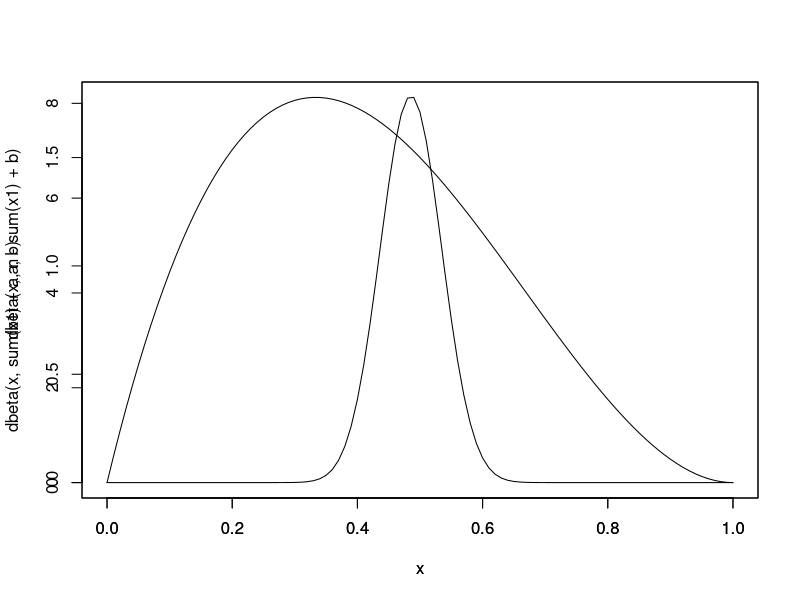
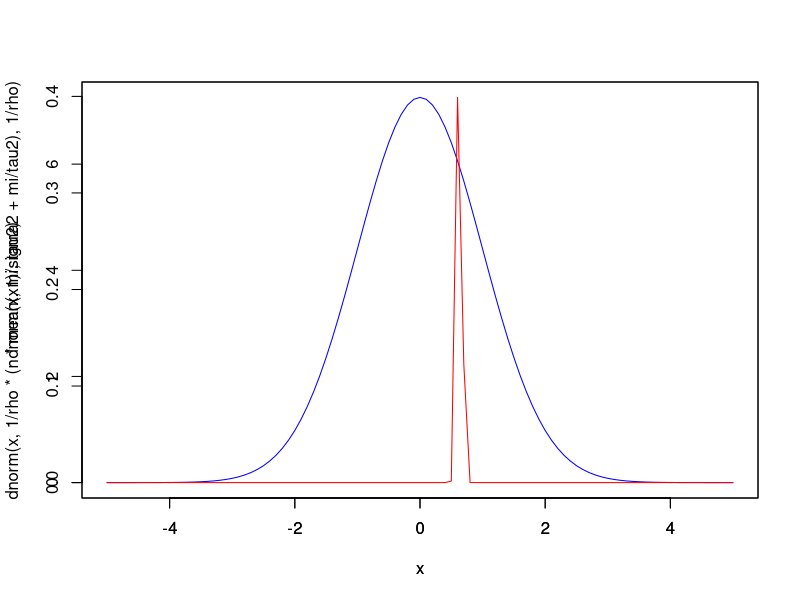
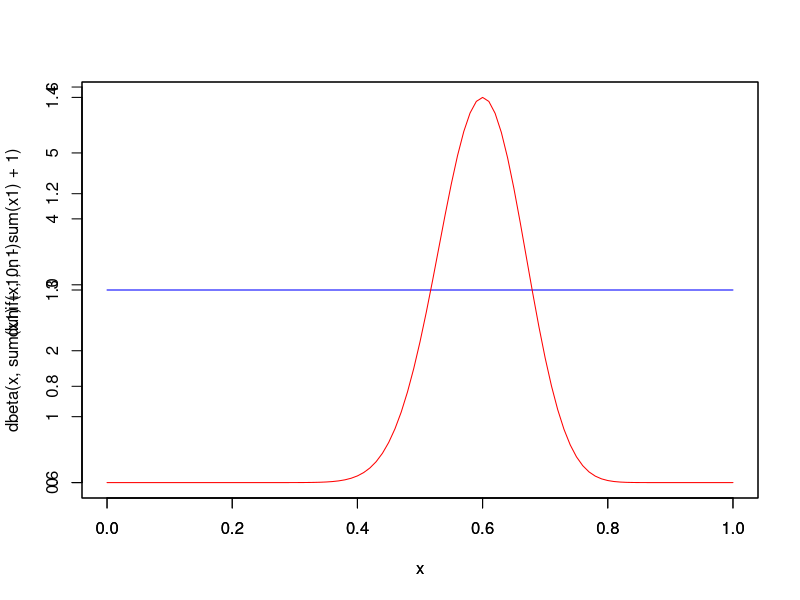

These charts were generated, in order, by the following R code: (Note: this script raises an error after producing the figures.)
# Statistika - Vezbe 5
# asistent: Tamara Milic 
# Zorana Gajic 


# Zadatak 1
# Neka je X iz familije Bernulijevih raspodela sa parametrom θ i neka je apriorna raspodela za θ 
# β(2,3). Naci aposteriornu ocenu za θ.
zadatak1 <- function(theta, a, b, n) {
  # apriorna 
  curve(dbeta(x,a,b), 0, 1)
  
  par(new = T) # sluzi da mozemo i ovu sledecu funkciju da prikazemo na grafiku od pre
  # aposteriorna
  x1 <- sample(c(0,1), n, replace=TRUE, prob=c(1-theta, theta))
  curve(dbeta(x,sum(x1)+a,n-sum(x1)+b), 0, 1)
}
zadatak1(0.5,2,3,100)


# Zadatak 2
x<-2
q<-0.7*choose(3,2)*0.4^2*(1-0.4)/(0.7*choose(3,2)*0.4^2*(1-0.4)+0.3*choose(3,2)*0.5^2*(1-0.5))
q
1-q



# Zadatak 3
# uzorak je iz N(1,2), a apriorna je N(0,1) 

zadatak3 <- function(n, theta, sigma2, mi, tau2) {
 # apriorna
 curve(dnorm(x, mi, tau2), -5, 5, col="blue")
 
 par(new = TRUE)
 # aposteriorna
 x1 <- rnorm(n, theta, sigma2)
 rho<-n/sigma2+1/tau2
 curve(dnorm(x, 1/rho*(n*mean(x1)/sigma2+mi/tau2), 1/rho), -5, 5, col="red")
  
}
zadatak3(50, 1, 2, 0, 1)


# Zadatak 5
zadatak5 <- function(n, p) {
  # apriorna 
  curve(dunif(x, 0, 1), 0, 1, col="blue")
  
  par(new = TRUE)
  # aposteriorna
  x1 <- sample(c(0,1), n, prob=c(1-p, p), replace=TRUE)
  curve(dbeta(x, sum(x1)+1, n-sum(x1)+1), 0, 1, col="red")
} 
zadatak5(50, 1/2)

p.hat = (sum(x1)+1)/(n+2)
p.hat


# Zadatak 6 
zadatak6 <- function(n, p, a, b) {
  # apriorna
  curve(dbeta(x, a, b), 0, 1, col="blue")
  
  par(new = TRUE)
  # aposteriorna
  x1 <- rgeom(n, p)+1 #uvek +1 zbog implementacije rgeom
  curve(dbeta(x, n+a, sum(x1)-n+b), 0, 1, col="red")
}
zadatak6(50, 0.8, 2, 3)

theta.hat = (n+a)/(sum(x1)+a+b)